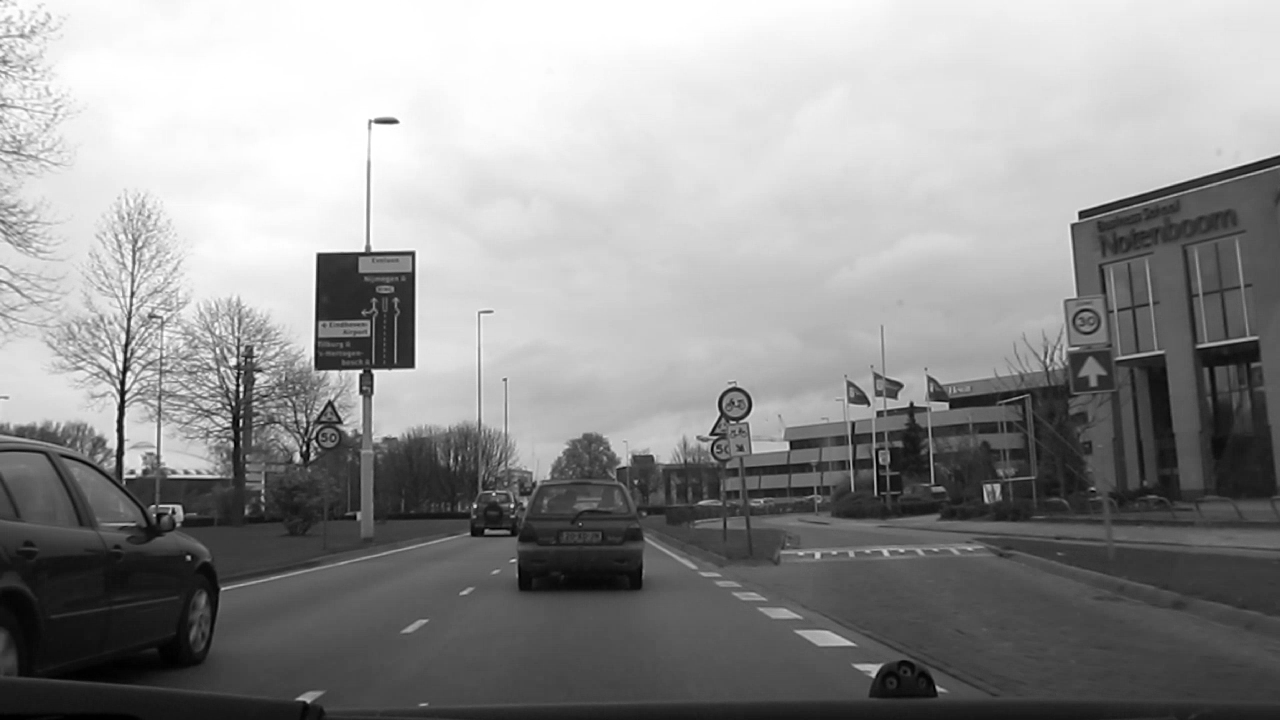
//> input picture input.pgm, 1280 x 720 px, given in place of input.ppm, which was not available
$ ./image_affine   (built with g++ and OpenCV 4)
//> lines starting //> are read from the running program, lines starting //| are printed output that depends on the picture; pictures that were not available may be replaced by others from this repository, and a replacement may not be noted
#include <cstdio>
#include <opencv2/opencv.hpp>
using namespace cv;

int main(){
    Mat input = imread("input.ppm");
//> input is the input picture: 720 rows x 1280 cols, CV_8UC3; min 0, max 255, mean 146.4
    // Set the output image into empty with same size and type as the input
    Mat output1 = Mat::zeros(input.rows, input.cols, input.type());
    Mat output2 = Mat::zeros(input.rows, input.cols, input.type());

    // get three point from the input image
    Point2f inputTri[3];
    inputTri[0] = Point2f(0, 0);
    inputTri[1] = Point2f(input.cols-1, 0);
    inputTri[2] = Point2f(0, input.rows-1);

    // get three point from the output image
    Point2f outputTri[3];
    outputTri[0] = Point2f(0, input.rows*0.3);
    outputTri[1] = Point2f(input.cols*0.8, 0);
    outputTri[2] = Point2f(input.cols*0.1, input.rows*0.9);

    // the three point from input poject to the three point from output
    Mat warp_mat = getAffineTransform(inputTri, outputTri);
    warpAffine(input, output1, warp_mat, output1.size());
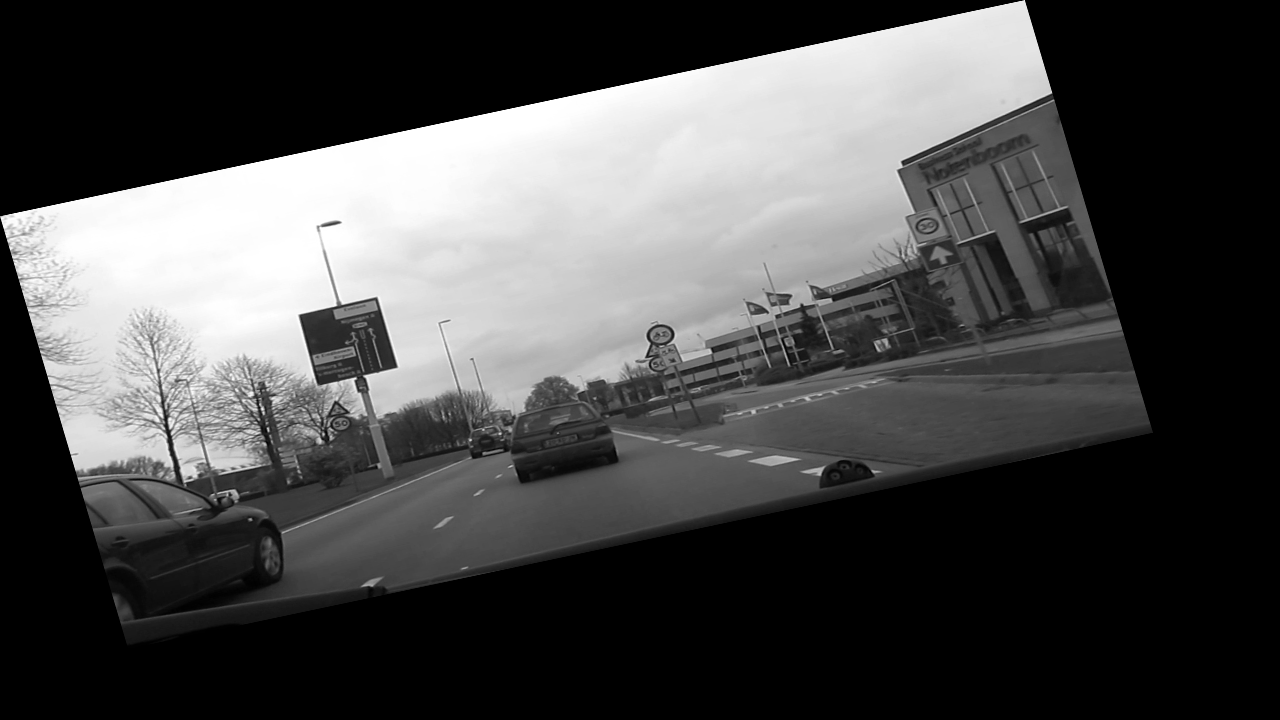
//> output1: 720 rows x 1280 cols, CV_8UC3; min 0, max 255, mean 74.8

    // set the rotation value
    Point center = Point(output2.cols/2, output2.rows/2);
//> center = Point(640, 360)
    double angle = 30.0;
    double scale = 0.8;

    // do the rotation
    Mat rot_mat = getRotationMatrix2D(center, angle, scale);
    warpAffine(input, output2, rot_mat, output2.size());
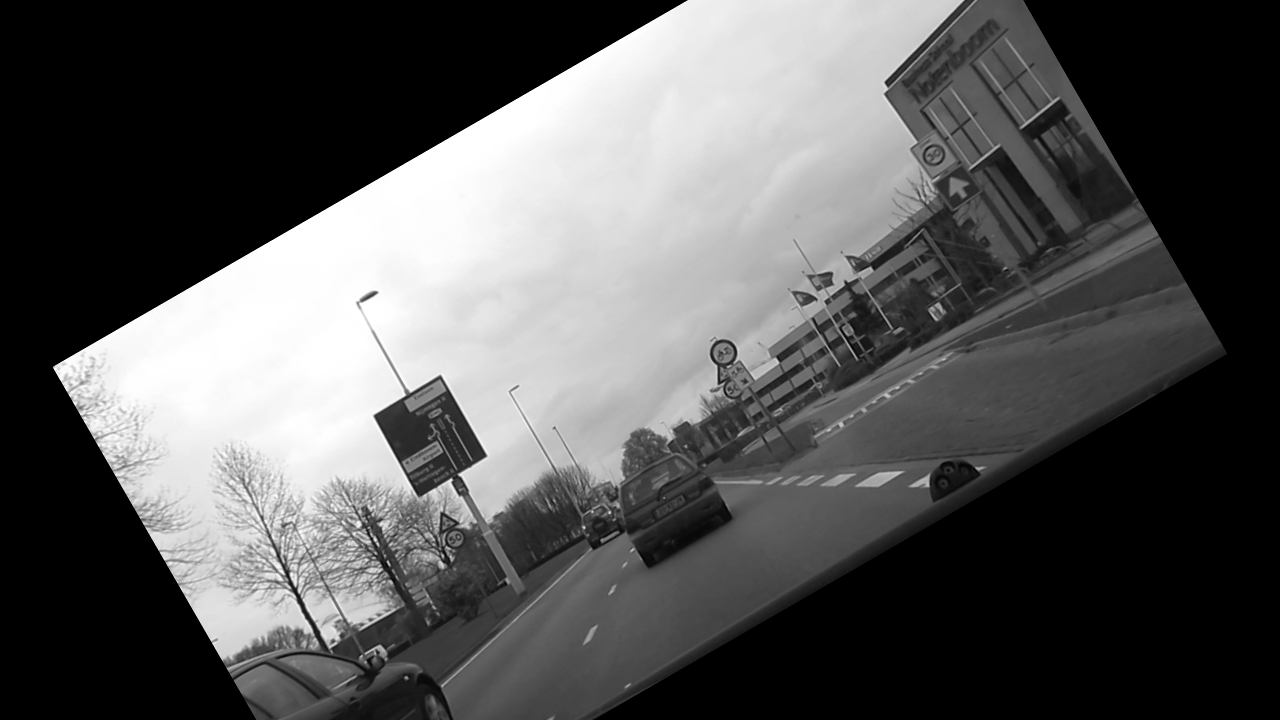
//> output2: 720 rows x 1280 cols, CV_8UC3; min 0, max 255, mean 87.1

    imwrite("Affine_1.ppm", output1);
    imwrite("Affine_2.ppm", output2);
    waitKey(0);

    return 0;
}
